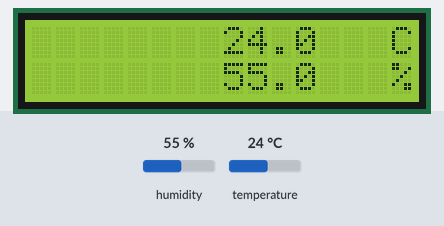
Bench run of a sketch on a simulated Arduino Uno, built with avr-gcc and run on an emulated ATmega328P. On the bench: 16×2 character LCD. The inputs (shaded band) are chosen by the test bench; at power-on: humidity 55 %, temperature 24 °C.

Above: at 1.2 s.
1.3 s: humidity set to 22 %
At 2.7 s:
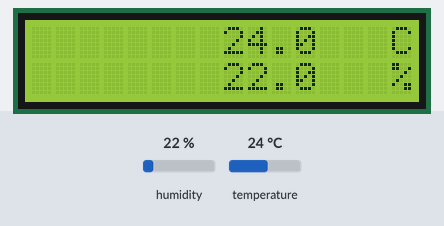
4.0 s: temperature set to 12 °C
At 5.2 s:
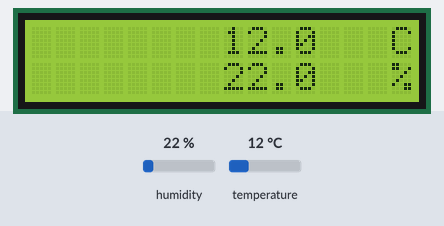
6.7 s: humidity set to 40 %
At 8.9 s:
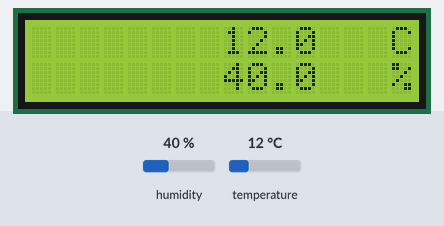
9.6 s: temperature set to 19 °C
At 11.4 s:
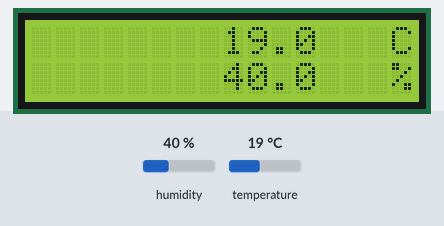
Timing chart, 0 to 12.9 s (numbered marks = the images above; inputs shaded):
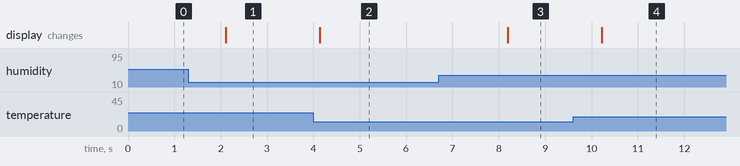

Measured:
- after the input at 1.3 s, the display: changes after 0.81 s (image 1)
- after the input at 4.0 s, the display: changes after 0.14 s (image 2)
- after the input at 6.7 s, the display: changes after 1.5 s (image 3)
- after the input at 9.6 s, the display: changes after 0.62 s (image 4)

The sketch:

7-segment-display-counter.ino
```cpp
#include <DHT.h>
#include <LiquidCrystal.h>

// Pin for the DHT11 sensor
#define DHTPIN 7

// DHT sensor type
#define DHTTYPE DHT11  // DHT 11

DHT dht(DHTPIN, DHTTYPE);

// Initialise the library with the
// numbers of the interface pins
LiquidCrystal lcd(12, 11, 5, 4, 3, 2);

void setup() {
  // Initialize the DHT sensor
  dht.begin();

  // Set up the LCD's number of columns and rows
  lcd.begin(16, 2);
}

void loop() {
  // Read temperature and humidity data
  float humidity = dht.readHumidity();
  float temperature = dht.readTemperature();

  // Display temperature and humidity on LCD
  lcd.setCursor(8, 0);
  lcd.print(temperature, 1);
  lcd.setCursor(15, 0);
  lcd.print("C");

  lcd.setCursor(8, 1);
  lcd.print(humidity, 1);
  lcd.setCursor(15, 1);
  lcd.print("%");

  // Delay before next reading
  delay(2000);
}
```
